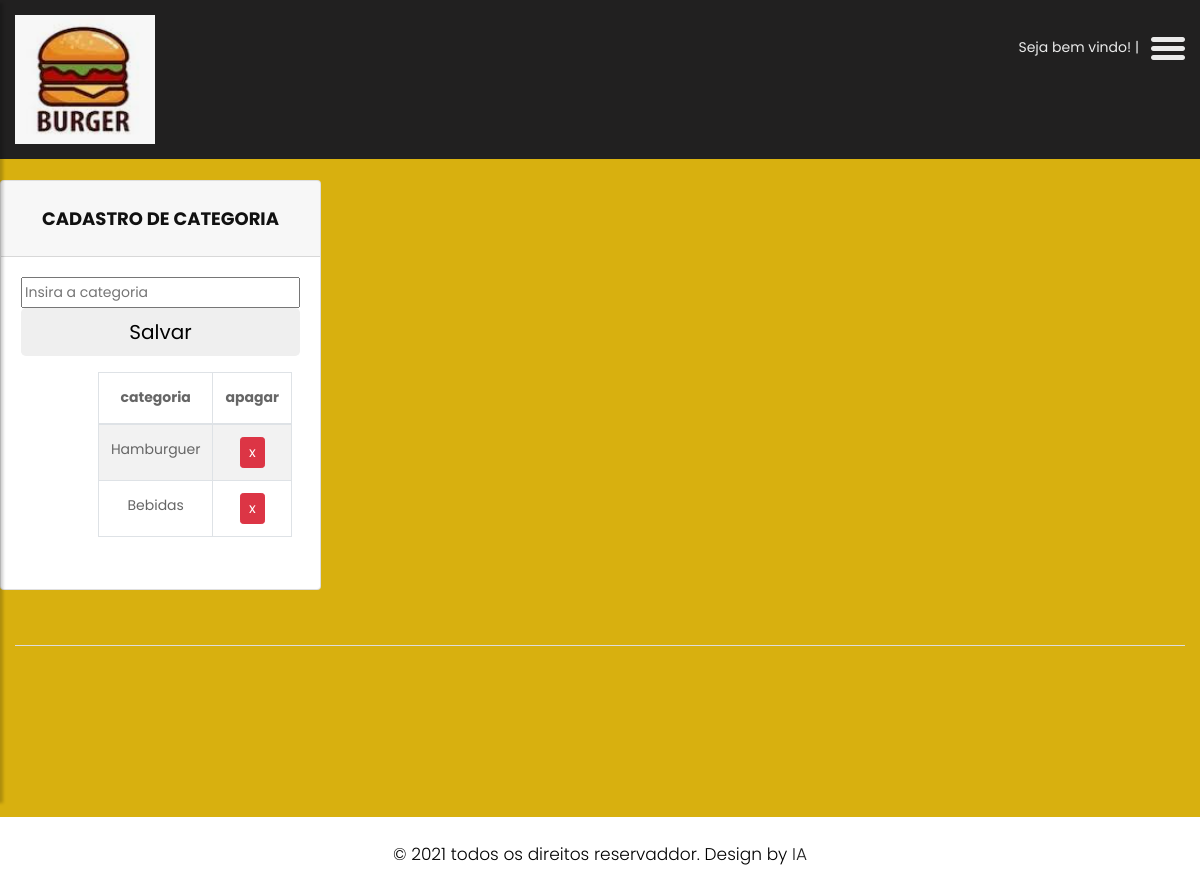
The app's page /cad_categoria with its own data.
### main.py (models this page shows)
class emp(db.Model):
    __tablename__ = "empresa"
    id = db.Column(db.Integer, primary_key=True)
    nome = db.Column(db.String(4096))
    tel = db.Column(db.String(4096))
    imagens = db.Column(db.String(4096))
    login = db.Column(db.String(4096))
    senha = db.Column(db.String(4096))

class cat(db.Model):
    __tablename__ = "categoria"
    id = db.Column(db.Integer, primary_key=True)
    categoria = db.Column(db.String(4096))

### main.py (the view)
@app.route("/cad_categoria", methods=["GET", "POST"])
def cat_categoria():
    dados = prod.query.all()
    dados2 = emp.query.all()
    if request.method == "POST":
        social = cat(
                      categoria=request.form["categoria"]
                      )
        db.session.add(social)
        db.session.commit()
    catt = cat.query.all()
    return render_template("cad_categoria.html", a=dados, b=dados2, catt=catt)

### templates/cad_categoria.html (shortened to what this page needs)
<!DOCTYPE html>
<html lang="en">
<head>
    <link rel="stylesheet" href="static/css/bootstrap.min.css">
    <link rel="stylesheet" href="static/css/owl.carousel.min.css">
    <link rel="stylesheet" href="static/css/style.css">
    <link rel="stylesheet" href="static/css/responsive.css">
    <link rel="stylesheet" href="https://cdnjs.cloudflare.com/ajax/libs/font-awesome/4.7.0/css/font-awesome.min.css">
</head>
<body class="main-layout">
    <div class="wrapper">
    <div id="content">
    <header>
        <div class="container-fluid">
            <div class="row">
                <div class="col-md-3">
                    <div class="full">
                        <a class="logo" href="gerenciar"><img src="{% for social in b %}
                          {{social.imagens}}
                      {% endfor %}" alt="#" /></a>
                    </div>
                </div>
                <div class="col-md-9">
                    <div class="full">
                        <div class="right_header_info">
                            <ul>
                                <li class="dinone">Seja bem vindo! {{emp}} | {{senha}}</li>
                                <li>
                                    <button type="button" id="sidebarCollapse">
                                        <img src="static/images/menu_icon.png" alt="#">
                                    </button>
                                </li>
                            </ul>
                        </div>
                    </div>
                </div>
            </div>
        </div>
    </header>
    <fooetr>
        <div class="footer">
            <div class="container-fluid ">
                <div class="row">
<div class="card">
  <h3 class="card-header text-center font-weight-bold text-uppercase py-4">Cadastro de Categoria</h3>
  <div class="card-body">
    <form action="/cad_categoria" method="POST" enctype = "multipart/form-data" class="form-group">
      <input type = "text" name = "categoria" placeholder="Insira a categoria"/><br>
      <input type="submit" class="btn btn btn-lg btn-block" value="Salvar">
    </form>
    <div id="table" class="table-editable">
      <span class="table-add float-right mb-3 mr-2">
        <table class="table table-bordered table-responsive-md table-striped text-center">
        <thead>
          <tr>
            <th class="text-center">categoria</th>
            <th class="text-center">apagar</th>
          </tr>
        </thead>
        <tbody>
        {% for social in catt %}
          <tr>
            <td>
              <span class="pt-3-half" contenteditable="true" id="editor{{social.ID}}">{{social.categoria}}</span>
              </td>
            <td>
              <span class="table-remove">
              <form method="POST" action="apagarcat">
                  <input type="submit" class="btn btn-danger btn-rounded btn-sm my-0" value="x">
              </form>
              </span>
            </td>
          </tr>
        {% endfor %}
        </tbody>
      </table>
    </div>
  </div>
</div>
                </div>
                <div class="row">
                    <div class="col-md-12">
                        <div class="footer_logo">
                        </div>
                    </div>
                    <div class="col-md-12">
                    </div>
                    <div class="col-md-12">
                        <div class="new">
                            <h3></h3>
                        </div>
                    </div>
                </div>
            </div>
            <div class="copyright">
                <div class="container">
                    <p>© 2021 todos os direitos reservaddor. Design by <a href="https://html.design/">IA</a></p>
                </div>
            </div>
        </div>
    </fooetr>
    </div>
    </div>
</body>
</html>

### static/css/style.css (style rules this page uses)
body { color: #666666; font-size: 14px; font-family: 'poppins', sans-serif; line-height: 1.80857; font-weight: normal; }
a { color: #1f1f1f; text-decoration: none !important; outline: none !important; -webkit-transition: all .3s ease-in-out; -moz-transition: all .3s ease-in-out; -ms-transition: all .3s ease-in-out; -o-transition: all .3s ease-in-out; transition: all .3s ease-in-out; }
h1, h2, h3, h4, h5, h6 { letter-spacing: 0; font-weight: normal; position: relative; padding: 0 0 10px 0; font-weight: normal; line-height: normal; color: #111111; margin: 0 }
h3 { font-size: 18px }
*, *::after, *::before { -webkit-box-sizing: border-box; -moz-box-sizing: border-box; box-sizing: border-box; }
ul, li, ol { margin: 0px; padding: 0px; list-style: none; }
p { margin: 0px; font-weight: 300; font-size: 15px; line-height: 24px; }
a { color: #222222; text-decoration: none; outline: none !important; }
a, .btn { text-decoration: none !important; outline: none !important; -webkit-transition: all .3s ease-in-out; -moz-transition: all .3s ease-in-out; -ms-transition: all .3s ease-in-out; -o-transition: all .3s ease-in-out; transition: all .3s ease-in-out; }
img { max-width: 100%; height: auto; }
button { border: 0; margin: 0; padding: 0; cursor: pointer; }
.full { float: left; width: 100%; }
.full { width: 100%; float: left; margin: 0; padding: 0; }
header { min-height: 90px; background: #212020; padding: 15px 0; position: fixed; width: 100%; top: 0; left: 0; z-index: 998; }
header .container-fluid { max-width: 1850px; }
.right_header_info { width: 100%; float: left; padding: 20px 0 0; }
.right_header_info ul { list-style: none; padding: 0; margin: 0; float: right; }
.right_header_info ul li { display: inline; font-size: 16px; margin-left: 45px; color: #eaeaea; font-weight: 400; float: left; }
#sidebarCollapse { background: transparent; }
.footer { background: #d8b00f; padding-top:90px; margin-top: 90px; }
.footer_logo { margin-top: 40px; text-align: center; border-bottom: #ddd solid 1px; padding-bottom: 15px; margin-bottom: 15px; }
.new { text-align: center; margin-top: 40px; }
.new h3 { color: #fff; font-size:22px; font-weight: 500; display:inline-block; padding-right: 15px; }
.copyright { background: #fff; margin-top: 90px; }
.copyright p { color: #000; text-align: center; padding: 25px 0px; font-size: 17px; }
#sidebarCollapse { background: transparent; padding: 0; border: none; }

### static/css/responsive.css (style rules this page uses)
@media (min-width: 1200px) and (max-width: 1500px) { .right_header_info ul li { font-size: 14px; margin-left: 12px; } }

### records on screen
emp: imagens (picture)
cat: categoria "Hamburguer"
cat: categoria "Bebidas"
